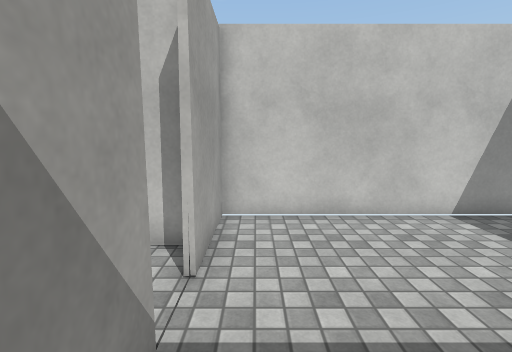
[1] (above)

15 first-person views from a walk through a 3-D level made in the Unity game engine. The camera is 1.5 m above the floor, tilts 8° down and sees 85° across. The floor is counted in squares, 0.6 m on a side. Each view is taken from the middle of a square. On the plan, view 1 faces up. The plan holds only what a view shows up to about 18 squares ahead; the rest is blank. The player is left out. Surface patterns are stand-ins for the level's own textures.

[2]
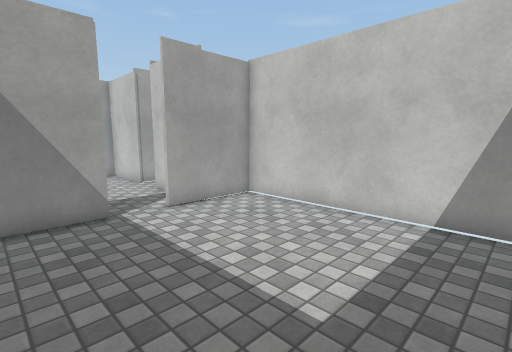

[3]
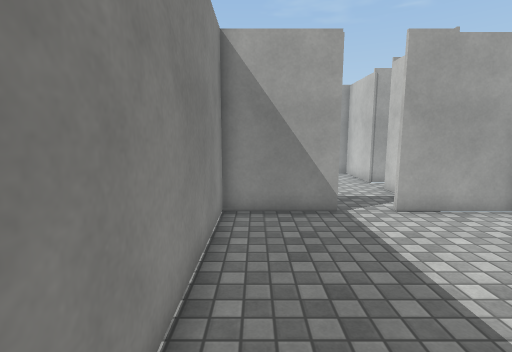

[4]
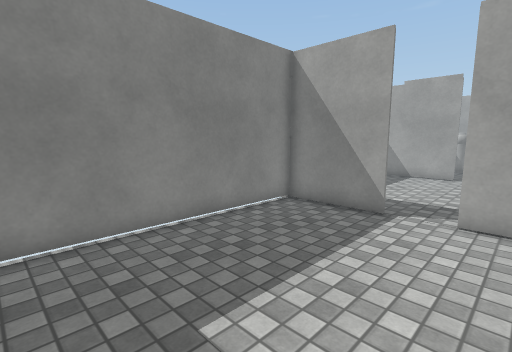

[5]
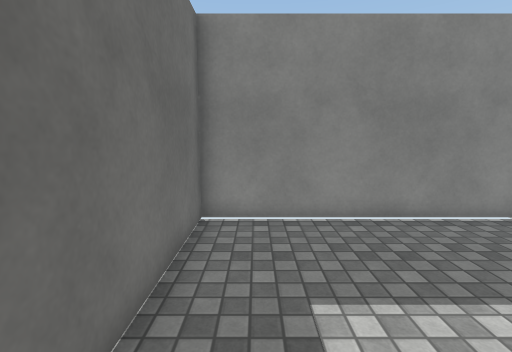

[6]
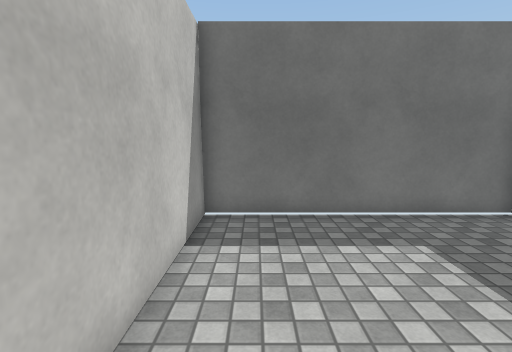

[7]
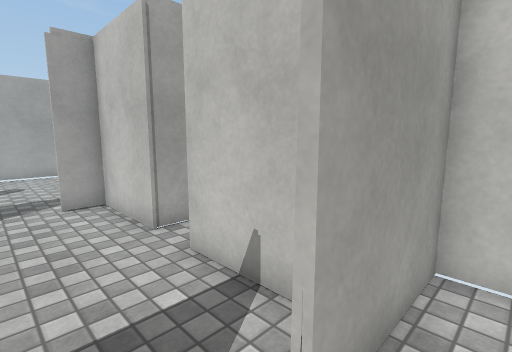

[8]
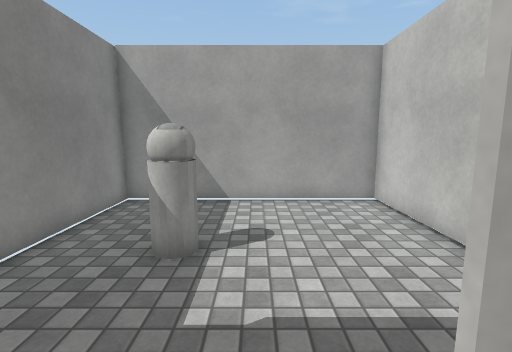

[9]
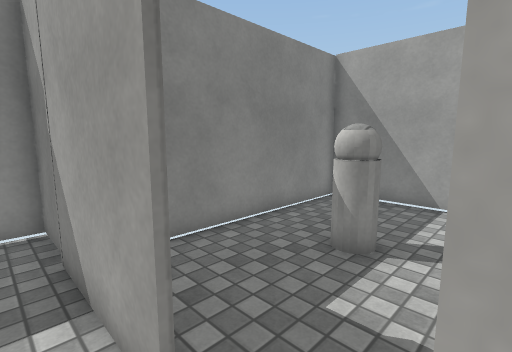

[10]
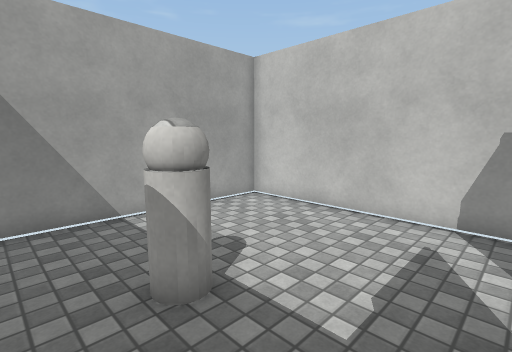

[11]
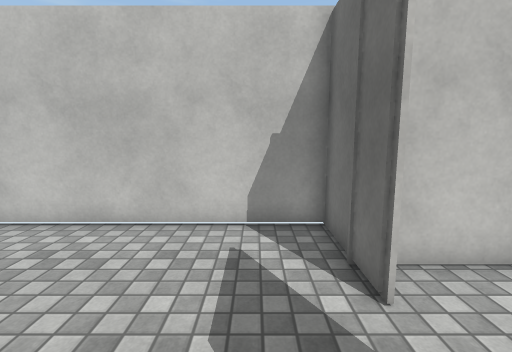

[12]
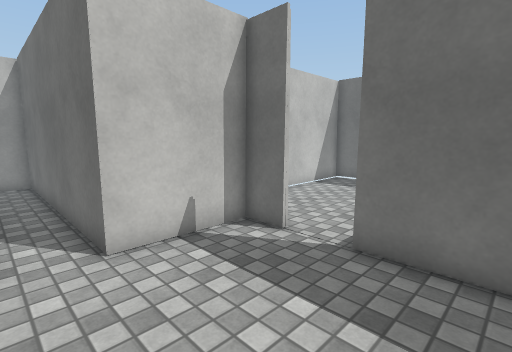

[13]
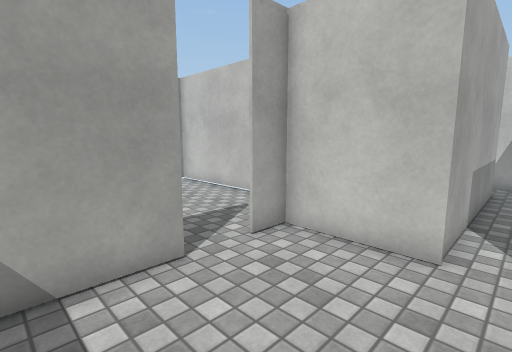

[14]
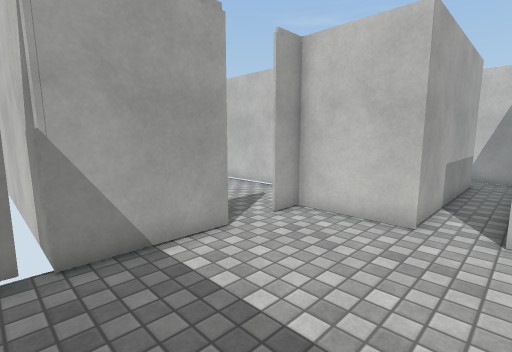

[15]
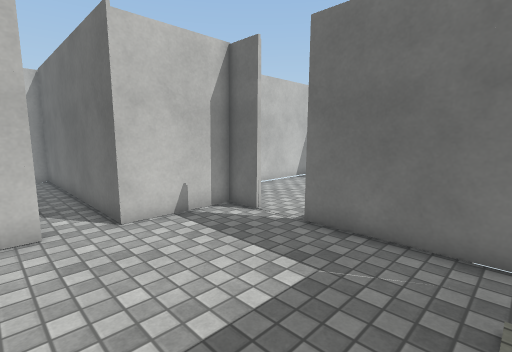

### Floor plan
Points are (right, up) in squares from view 1. A wall is a line through its corners. A room is listed if a view was taken in it or the views show most of it. See-through windows are left out.
Room 1 (views 1, 2, 3, 4, 5, 6, 7)
walls: (-1.1, 2.8) (-1.1, -1.1) (8.6, -1.1) (8.6, 8.6) (-1.1, 8.6) (-1.1, 4.6)
ways out: opening at (-1, 4) to room 2
Room 2 (views 8, 9, 12, 13, 14, 15)
walls: (-7.1, 6.2) (-11.2, 6.2); (-11, 2.9) (-11, -1.2); (-1.3, -1.9) (-1.3, 2.8); (-11, -1.6) (-11, -3.5); (-1.3, 4.6) (-1.3, 6.2) (-5.3, 6.2); (-11, 6.2) (-11, 4.7)
ways out: opening at (-1, 4) to room 1; opening at (-11, 3.5) to room 3; opening at (-6, 6) to room 4; gap at (-11, -2)
Room 3 (views 10, 11)
walls: (-11.1, 4.8) (-11.1, 8.6) (-20.8, 8.6) (-20.8, -1.1) (-13.1, -1.1)
ways out: opening at (-11, 3.5) to room 2
objects: other object (-16, 2) to (-16, 3)
Room 4 (no view inside)
walls: (-7.1, 15.4) (-7.1, 6.2); (-5.3, 6.2) (-5.3, 17.2) (-6.5, 17.2)
ways out: opening at (-6, 6) to room 2; opening at (-7, 16)

Where each view was taken, in squares from view 1:
view 1: 0 up, 0 right, facing up
view 2: 0 up, 8 right, facing up-left
view 3: 0 up, 8 right, facing left
view 4: 6 up, 8 right, facing down-left
view 5: 7 up, 7 right, facing down
view 6: 7 up, 0 right, facing right
view 7: 3 up, 0 right, facing up-left
view 8: 4 up, 10 left, facing left
view 9: 5 up, 10 left, facing down-left
view 10: 0 up, 12 left, facing up-left
view 11: 1 up, 13 left, facing up
view 12: 0 up, 7 left, facing up-right
view 13: 0 up, 6 left, facing up-left
view 14: 2 down, 5 left, facing up-left
view 15: 2 down, 8 left, facing up-right
